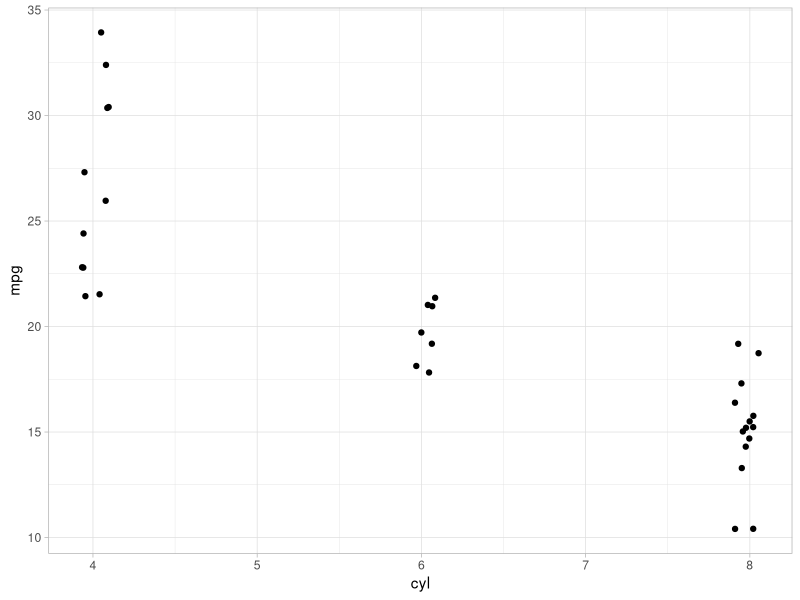
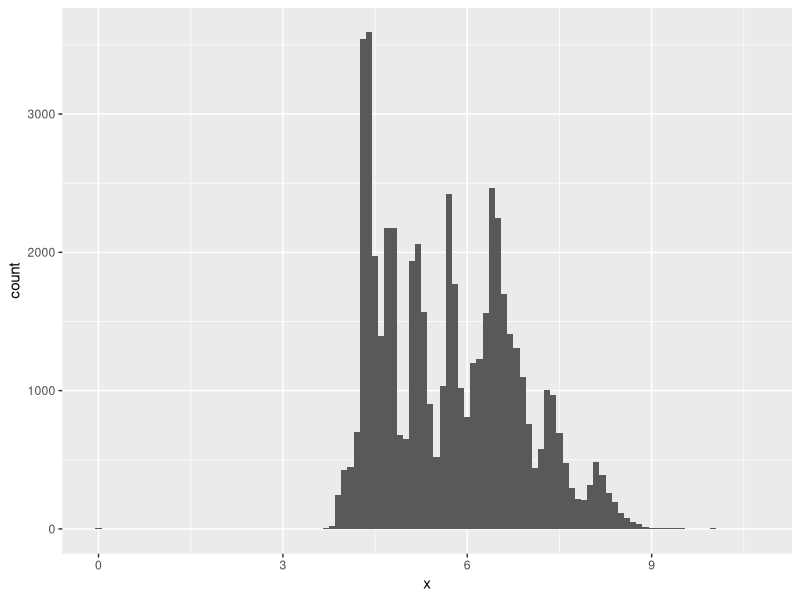
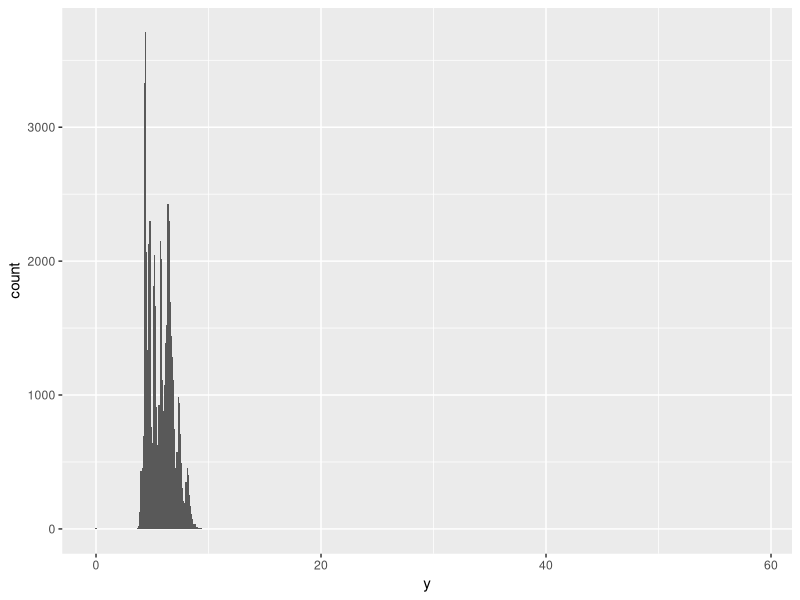
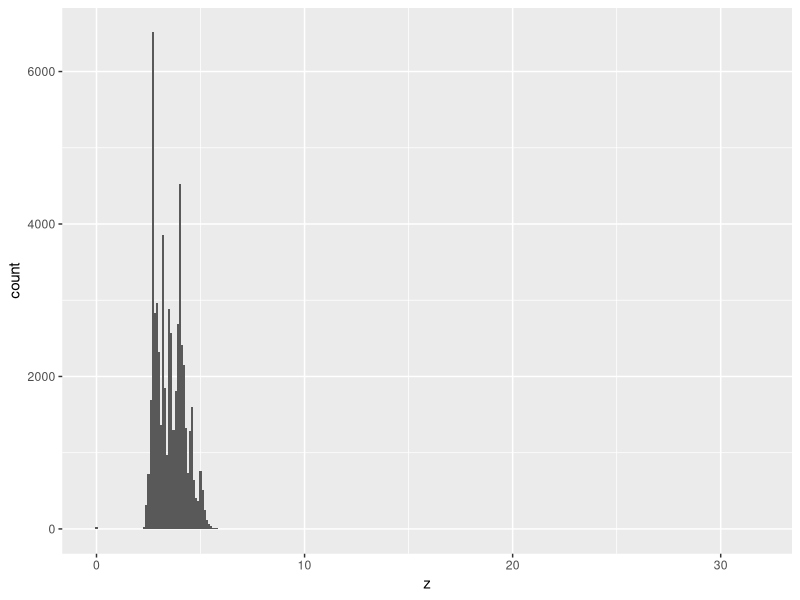
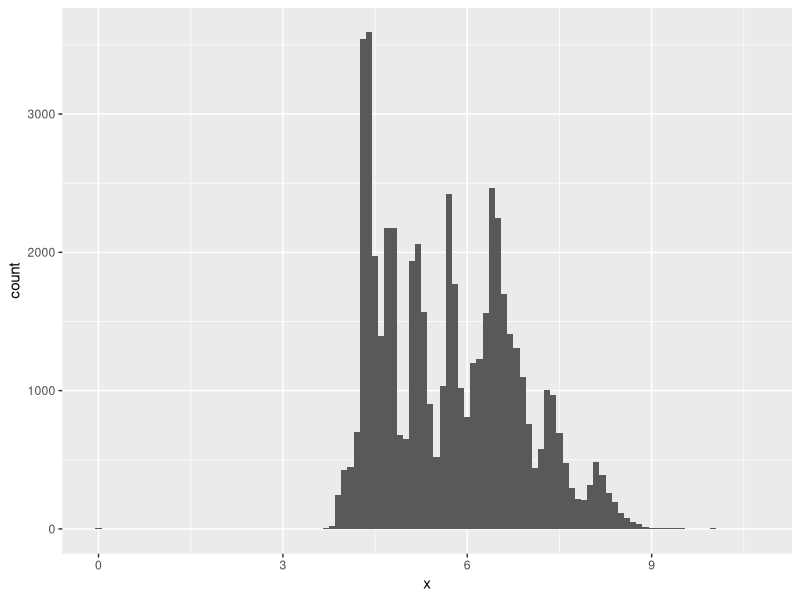
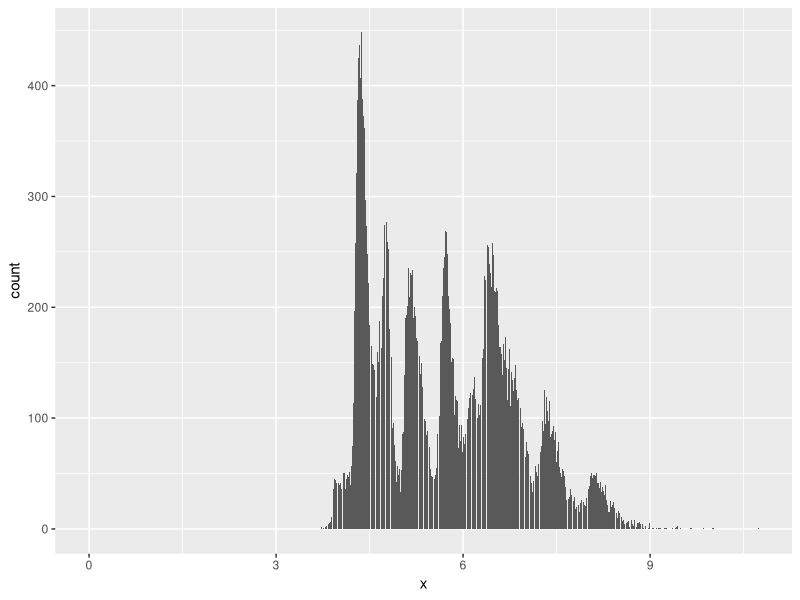
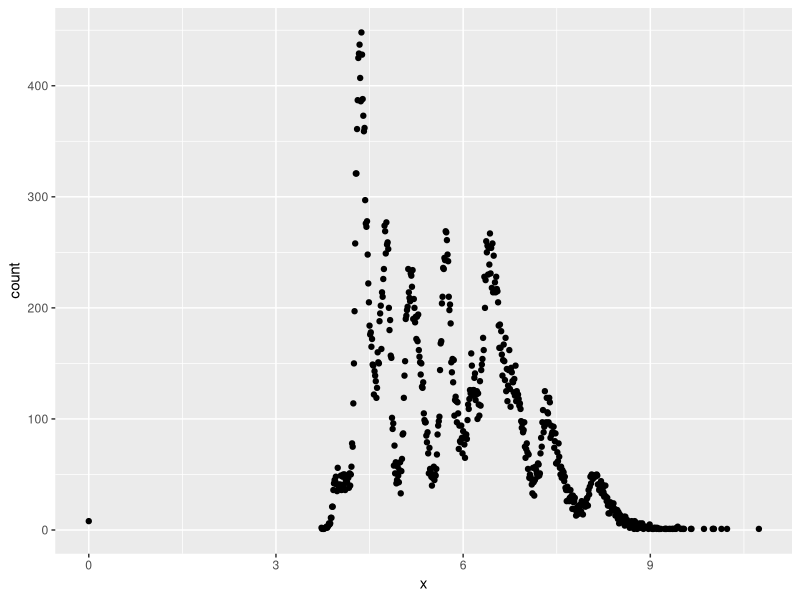
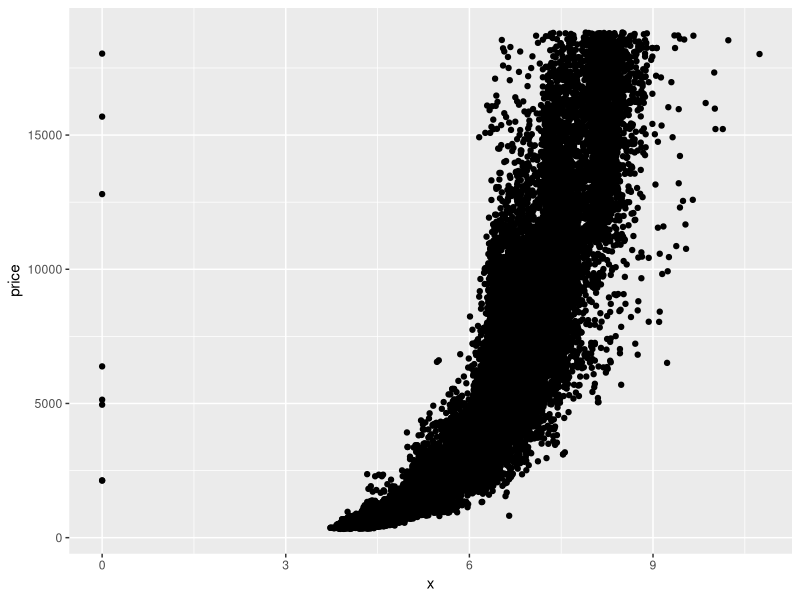

The R source for these figures, in order:
#23-0212 sun 09:41

#
library(tidyverse)

#
set.seed(1234)
sample(1:10000,100, replace = T) -> a
a;sort(a)

  #정렬
a;min_rank(a)

  #중복체크
table(a) |> length()
table(a) |> as.data.frame() |> filter(Freq > 1)

  #중복된숫자

diamonds |> filter(carat > 3)

?diamonds
ggplot(mtcars, aes(cyl, mpg)) +
  #geom_point() +
  geom_jitter(width = .1) +
  theme_light() #+
  theme(panel.border = element_blank(), 
        axis.line = element_line())

diamonds |> summary()
diamonds |> count(cut_width(y, .1))
diamonds #53,940

diamonds |> count(cut_width(x, .1))
diamonds |> count(cut_width(y, .1))
diamonds |> count(cut_width(z, .1))

args(geom_histogram)
ggplot(diamonds, aes(x = x)) + geom_histogram(binwidth = .1)
ggplot(diamonds, aes(x = y)) + geom_histogram(binwidth = .1)
ggplot(diamonds, aes(x = z)) + geom_histogram(binwidth = .1)

#시각적 검출
ggplot(diamonds, aes(x = x)) + geom_histogram(binwidth = .1)
ggplot(diamonds, aes(x = x)) + geom_bar()
ggplot(diamonds, aes(x = x)) + geom_point(stat = "count")

ggplot(diamonds, aes(x = x, y = price)) + 
  geom_point(stat = "identity")


a
sum(a)
mean(a)
mean(a)/sum(a)
4591/459124

set.seed(1234)
sample(1:1000, 17) -> a2

a2
sum(a2)
mean(a2)
(556/9466)*100
mean(a2)/sum(a2)
